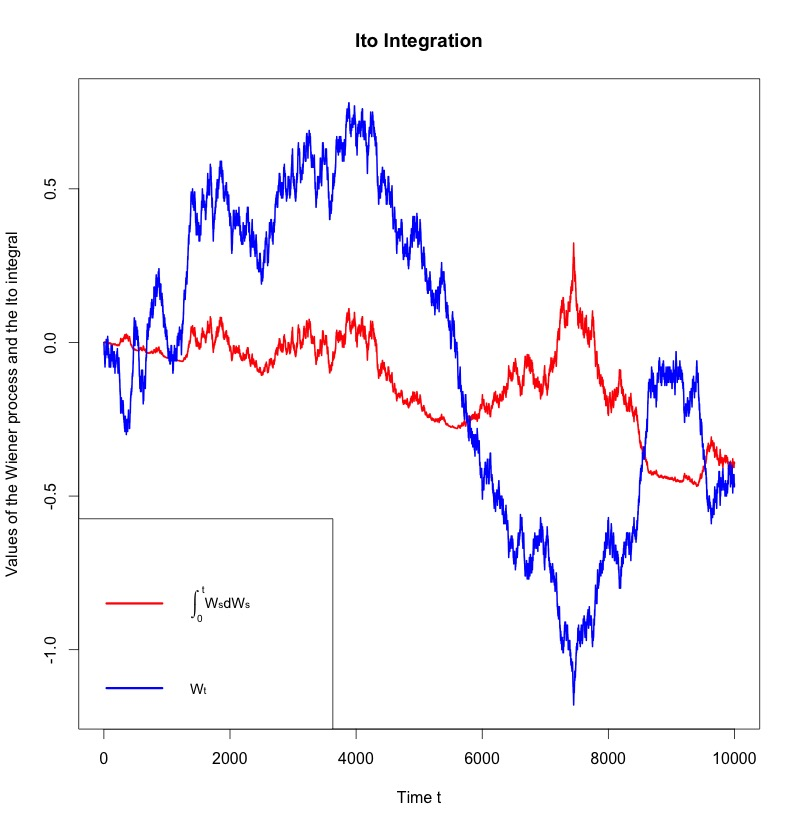

The R source for this figure:
# ------------------------------------------------------------------------------
# Book: SFE - Statistics of Financial Markets
# ------------------------------------------------------------------------------
# Quantlet: SFEItoIntegral
# ------------------------------------------------------------------------------
# Description: Generates and plots the path of a Wiener process and the
# corresponding Ito Integral for a given specification of c and delta_t. 
# ------------------------------------------------------------------------------
# Usage: -
# ------------------------------------------------------------------------------
# Inputs: dt       - delta t (dt= 0.0001 by default)
#         c        - constant (c=1 by default)
#         set.seed - logical parameter (set.seed=TRUE by default, if 
#                    set.seed=FALSE the random numbers do change with 
#                    repeated execution of the function)
# ------------------------------------------------------------------------------
# Output: A plot of the simulated process and a plot of the corresponding 
# Ito Integral.
# ------------------------------------------------------------------------------
# Keywords: Black Scholes, Wiener process, Ito integration, stochastic 
# integration, times series, stochastic process
# ------------------------------------------------------------------------------ 
# See also: SFEWienerProcess, SFEItoProcess
# ------------------------------------------------------------------------------
# Author: Michael Lebacher, Johannes Stoiber, 2015/11/18
# ------------------------------------------------------------------------------


# clear variables and close windows

rm(list = ls(all = TRUE))
graphics.off()


# define the function that generates the Wiener process and the corresponding Ito integral

SFEItoIntegral = function(dt       = 0.0001,  # delta t, determines the length of the step size
                          c        = 1,       # constant c, c = 1 by default
                          set.seed = TRUE     # determines the random numbers generation
                          ) {
  
  if (dt <= 0) {
    stop("Delta t must be strictly larger than 0!")
  }
  
  if (set.seed == TRUE) {
    set.seed(690)
  }
  
  # calculation of the basic parameters
  n		= floor(1/dt)                              
  t		= seq(0, 1, by = dt)                                   
  
  # calculation of the Wiener process
  w     = matrix(runif(n), n, 1)                # defines a vector w which contains values randomly choosen greater or smaller than zero
  w     = 2 * (w > 0.5) - 1                     # rescales the vector w to -1 or 1
  dx    = c * sqrt(dt)                          # defines the scaling factor dx
  w     = w * dx                                   
  w     = apply(w, MARGIN = 2, FUN = cumsum)
  
  # calculation of the Ito Integral 
  int  		= (w^2-t[-1])/2
  output	= cbind(int, w)
  
  # plotting
  require(graphics)
  cols  = c("red","blue")
  leg   = expression(paste(integral(,0,t),"W",scriptstyle(s),"dW",scriptstyle(s),sep=""),paste("W",scriptstyle(t),sep=""))
  
  matplot(output, lwd = 2, type = "l", lty = 1, ylim = c(min(output), max(output)), col = cols, main = "Ito Integration", xlab = "Time t", ylab = "Values of the Wiener process and the Ito integral")
  legend("bottomleft", legend=leg, col = cols,lty=1, ncol=1,cex=0.9,bty="o",lwd=3)
}

SFEItoIntegral() 
